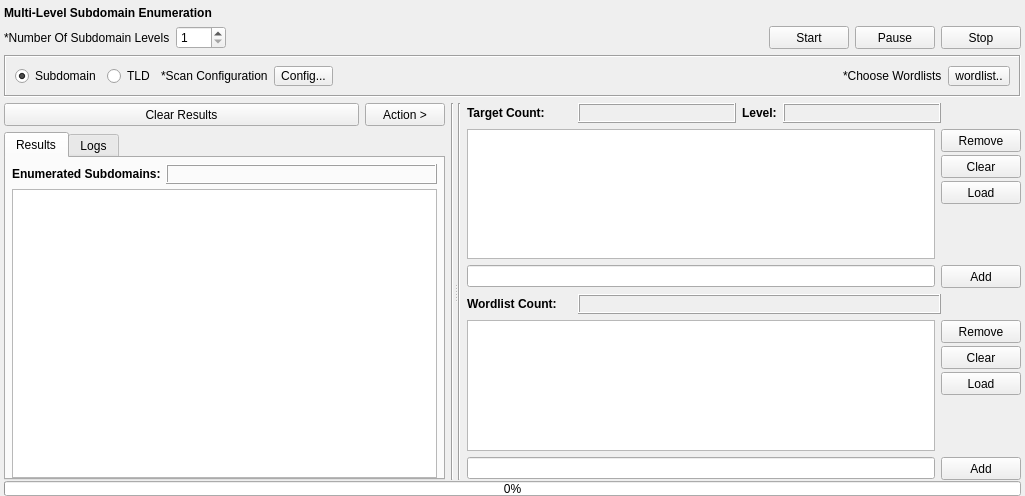
<?xml version="1.0" encoding="UTF-8"?>
<ui version="4.0">
 <class>Level</class>
 <widget class="QWidget" name="Level">
  <property name="geometry">
   <rect>
    <x>0</x>
    <y>0</y>
    <width>1025</width>
    <height>496</height>
   </rect>
  </property>
  <property name="windowTitle">
   <string>Form</string>
  </property>
  <property name="styleSheet">
   <string notr="true"/>
  </property>
  <layout class="QVBoxLayout" name="verticalLayout_3">
   <property name="leftMargin">
    <number>4</number>
   </property>
   <property name="topMargin">
    <number>6</number>
   </property>
   <property name="rightMargin">
    <number>4</number>
   </property>
   <property name="bottomMargin">
    <number>0</number>
   </property>
   <item>
    <widget class="QLabel" name="label_2">
     <property name="sizePolicy">
      <sizepolicy hsizetype="Preferred" vsizetype="Maximum">
       <horstretch>0</horstretch>
       <verstretch>0</verstretch>
      </sizepolicy>
     </property>
     <property name="font">
      <font>
       <weight>75</weight>
       <bold>true</bold>
      </font>
     </property>
     <property name="text">
      <string>Multi-Level Subdomain Enumeration</string>
     </property>
    </widget>
   </item>
   <item>
    <layout class="QHBoxLayout" name="horizontalLayout_4">
     <item>
      <widget class="QLabel" name="label_6">
       <property name="text">
        <string>*Number Of Subdomain Levels</string>
       </property>
      </widget>
     </item>
     <item>
      <widget class="QSpinBox" name="spinBox_levels">
       <property name="sizePolicy">
        <sizepolicy hsizetype="Fixed" vsizetype="Fixed">
         <horstretch>0</horstretch>
         <verstretch>0</verstretch>
        </sizepolicy>
       </property>
       <property name="minimumSize">
        <size>
         <width>50</width>
         <height>21</height>
        </size>
       </property>
       <property name="minimum">
        <number>1</number>
       </property>
       <property name="maximum">
        <number>10</number>
       </property>
      </widget>
     </item>
     <item>
      <spacer name="horizontalSpacer_3">
       <property name="orientation">
        <enum>Qt::Horizontal</enum>
       </property>
       <property name="sizeHint" stdset="0">
        <size>
         <width>40</width>
         <height>20</height>
        </size>
       </property>
      </spacer>
     </item>
     <item>
      <widget class="QPushButton" name="pushButton_start">
       <property name="sizePolicy">
        <sizepolicy hsizetype="Fixed" vsizetype="Fixed">
         <horstretch>0</horstretch>
         <verstretch>0</verstretch>
        </sizepolicy>
       </property>
       <property name="minimumSize">
        <size>
         <width>75</width>
         <height>23</height>
        </size>
       </property>
       <property name="styleSheet">
        <string notr="true"/>
       </property>
       <property name="text">
        <string>Start</string>
       </property>
      </widget>
     </item>
     <item>
      <widget class="QPushButton" name="pushButton_pause">
       <property name="sizePolicy">
        <sizepolicy hsizetype="Fixed" vsizetype="Fixed">
         <horstretch>0</horstretch>
         <verstretch>0</verstretch>
        </sizepolicy>
       </property>
       <property name="minimumSize">
        <size>
         <width>75</width>
         <height>23</height>
        </size>
       </property>
       <property name="styleSheet">
        <string notr="true"/>
       </property>
       <property name="text">
        <string>Pause</string>
       </property>
      </widget>
     </item>
     <item>
      <widget class="QPushButton" name="pushButton_stop">
       <property name="sizePolicy">
        <sizepolicy hsizetype="Fixed" vsizetype="Fixed">
         <horstretch>0</horstretch>
         <verstretch>0</verstretch>
        </sizepolicy>
       </property>
       <property name="minimumSize">
        <size>
         <width>75</width>
         <height>23</height>
        </size>
       </property>
       <property name="styleSheet">
        <string notr="true"/>
       </property>
       <property name="text">
        <string>Stop</string>
       </property>
      </widget>
     </item>
    </layout>
   </item>
   <item>
    <widget class="QFrame" name="frame">
     <property name="minimumSize">
      <size>
       <width>0</width>
       <height>42</height>
      </size>
     </property>
     <property name="maximumSize">
      <size>
       <width>16777215</width>
       <height>42</height>
      </size>
     </property>
     <property name="styleSheet">
      <string notr="true"/>
     </property>
     <property name="frameShape">
      <enum>QFrame::Box</enum>
     </property>
     <property name="frameShadow">
      <enum>QFrame::Sunken</enum>
     </property>
     <layout class="QHBoxLayout" name="horizontalLayout_3">
      <item>
       <widget class="QRadioButton" name="radioButton">
        <property name="text">
         <string>Subdomain</string>
        </property>
        <property name="checked">
         <bool>true</bool>
        </property>
       </widget>
      </item>
      <item>
       <widget class="QRadioButton" name="radioButton_2">
        <property name="text">
         <string>TLD</string>
        </property>
       </widget>
      </item>
      <item>
       <widget class="QLabel" name="label_4">
        <property name="sizePolicy">
         <sizepolicy hsizetype="Maximum" vsizetype="Maximum">
          <horstretch>0</horstretch>
          <verstretch>0</verstretch>
         </sizepolicy>
        </property>
        <property name="text">
         <string>*Scan Configuration</string>
        </property>
       </widget>
      </item>
      <item>
       <widget class="QToolButton" name="toolButton_config">
        <property name="styleSheet">
         <string notr="true"/>
        </property>
        <property name="text">
         <string>Config...</string>
        </property>
       </widget>
      </item>
      <item>
       <spacer name="horizontalSpacer_2">
        <property name="orientation">
         <enum>Qt::Horizontal</enum>
        </property>
        <property name="sizeHint" stdset="0">
         <size>
          <width>40</width>
          <height>13</height>
         </size>
        </property>
       </spacer>
      </item>
      <item>
       <widget class="QLabel" name="label">
        <property name="sizePolicy">
         <sizepolicy hsizetype="Maximum" vsizetype="Maximum">
          <horstretch>0</horstretch>
          <verstretch>0</verstretch>
         </sizepolicy>
        </property>
        <property name="text">
         <string>*Choose Wordlists</string>
        </property>
       </widget>
      </item>
      <item>
       <widget class="QToolButton" name="toolButton_wordlist">
        <property name="styleSheet">
         <string notr="true"/>
        </property>
        <property name="text">
         <string>wordlist..</string>
        </property>
       </widget>
      </item>
     </layout>
    </widget>
   </item>
   <item>
    <layout class="QVBoxLayout" name="verticalLayout_2">
     <property name="spacing">
      <number>1</number>
     </property>
     <item>
      <widget class="QSplitter" name="splitter">
       <property name="orientation">
        <enum>Qt::Horizontal</enum>
       </property>
       <widget class="QWidget" name="layoutWidget_9">
        <layout class="QHBoxLayout" name="horizontalLayout_17">
         <item>
          <layout class="QVBoxLayout" name="verticalLayout_12">
           <property name="spacing">
            <number>6</number>
           </property>
           <item>
            <layout class="QHBoxLayout" name="horizontalLayout_18">
             <item>
              <widget class="QPushButton" name="pushButton_clearResults">
               <property name="sizePolicy">
                <sizepolicy hsizetype="Preferred" vsizetype="Fixed">
                 <horstretch>0</horstretch>
                 <verstretch>0</verstretch>
                </sizepolicy>
               </property>
               <property name="minimumSize">
                <size>
                 <width>0</width>
                 <height>23</height>
                </size>
               </property>
               <property name="mouseTracking">
                <bool>false</bool>
               </property>
               <property name="focusPolicy">
                <enum>Qt::StrongFocus</enum>
               </property>
               <property name="styleSheet">
                <string notr="true"/>
               </property>
               <property name="text">
                <string>Clear Results</string>
               </property>
              </widget>
             </item>
             <item>
              <widget class="QPushButton" name="pushButton_action">
               <property name="sizePolicy">
                <sizepolicy hsizetype="Fixed" vsizetype="Fixed">
                 <horstretch>0</horstretch>
                 <verstretch>0</verstretch>
                </sizepolicy>
               </property>
               <property name="minimumSize">
                <size>
                 <width>75</width>
                 <height>23</height>
                </size>
               </property>
               <property name="font">
                <font>
                 <weight>50</weight>
                 <bold>false</bold>
                </font>
               </property>
               <property name="styleSheet">
                <string notr="true"/>
               </property>
               <property name="text">
                <string>Action &gt;</string>
               </property>
              </widget>
             </item>
            </layout>
           </item>
           <item>
            <widget class="QTabWidget" name="tabWidget_results">
             <property name="styleSheet">
              <string notr="true"/>
             </property>
             <property name="currentIndex">
              <number>0</number>
             </property>
             <widget class="QWidget" name="tab_results">
              <attribute name="title">
               <string>Results</string>
              </attribute>
              <layout class="QVBoxLayout" name="verticalLayout_21">
               <property name="spacing">
                <number>5</number>
               </property>
               <property name="leftMargin">
                <number>6</number>
               </property>
               <property name="topMargin">
                <number>6</number>
               </property>
               <property name="rightMargin">
                <number>6</number>
               </property>
               <property name="bottomMargin">
                <number>0</number>
               </property>
               <item>
                <layout class="QHBoxLayout" name="horizontalLayout_19">
                 <item>
                  <widget class="QLabel" name="label_8">
                   <property name="sizePolicy">
                    <sizepolicy hsizetype="Maximum" vsizetype="Maximum">
                     <horstretch>0</horstretch>
                     <verstretch>0</verstretch>
                    </sizepolicy>
                   </property>
                   <property name="font">
                    <font>
                     <weight>75</weight>
                     <bold>true</bold>
                    </font>
                   </property>
                   <property name="text">
                    <string>Enumerated Subdomains:</string>
                   </property>
                  </widget>
                 </item>
                 <item>
                  <widget class="QLabel" name="label_resultsCount">
                   <property name="sizePolicy">
                    <sizepolicy hsizetype="Preferred" vsizetype="Fixed">
                     <horstretch>0</horstretch>
                     <verstretch>0</verstretch>
                    </sizepolicy>
                   </property>
                   <property name="minimumSize">
                    <size>
                     <width>0</width>
                     <height>20</height>
                    </size>
                   </property>
                   <property name="maximumSize">
                    <size>
                     <width>16777215</width>
                     <height>20</height>
                    </size>
                   </property>
                   <property name="styleSheet">
                    <string notr="true"/>
                   </property>
                   <property name="frameShape">
                    <enum>QFrame::Box</enum>
                   </property>
                   <property name="frameShadow">
                    <enum>QFrame::Raised</enum>
                   </property>
                   <property name="text">
                    <string/>
                   </property>
                  </widget>
                 </item>
                </layout>
               </item>
               <item>
                <widget class="QTableView" name="tableView_results">
                 <property name="contextMenuPolicy">
                  <enum>Qt::CustomContextMenu</enum>
                 </property>
                 <property name="styleSheet">
                  <string notr="true"/>
                 </property>
                 <property name="editTriggers">
                  <set>QAbstractItemView::NoEditTriggers</set>
                 </property>
                 <property name="showDropIndicator" stdset="0">
                  <bool>false</bool>
                 </property>
                 <property name="dragDropOverwriteMode">
                  <bool>false</bool>
                 </property>
                 <property name="selectionMode">
                  <enum>QAbstractItemView::ExtendedSelection</enum>
                 </property>
                 <property name="selectionBehavior">
                  <enum>QAbstractItemView::SelectItems</enum>
                 </property>
                 <property name="verticalScrollMode">
                  <enum>QAbstractItemView::ScrollPerPixel</enum>
                 </property>
                 <property name="horizontalScrollMode">
                  <enum>QAbstractItemView::ScrollPerPixel</enum>
                 </property>
                 <property name="showGrid">
                  <bool>false</bool>
                 </property>
                 <property name="sortingEnabled">
                  <bool>true</bool>
                 </property>
                 <property name="cornerButtonEnabled">
                  <bool>false</bool>
                 </property>
                 <attribute name="horizontalHeaderCascadingSectionResizes">
                  <bool>true</bool>
                 </attribute>
                 <attribute name="horizontalHeaderMinimumSectionSize">
                  <number>200</number>
                 </attribute>
                 <attribute name="horizontalHeaderDefaultSectionSize">
                  <number>220</number>
                 </attribute>
                 <attribute name="horizontalHeaderStretchLastSection">
                  <bool>true</bool>
                 </attribute>
                 <attribute name="verticalHeaderVisible">
                  <bool>false</bool>
                 </attribute>
                 <attribute name="verticalHeaderMinimumSectionSize">
                  <number>15</number>
                 </attribute>
                 <attribute name="verticalHeaderDefaultSectionSize">
                  <number>15</number>
                 </attribute>
                 <attribute name="verticalHeaderHighlightSections">
                  <bool>false</bool>
                 </attribute>
                </widget>
               </item>
              </layout>
             </widget>
             <widget class="QWidget" name="tab_logs">
              <attribute name="title">
               <string>Logs</string>
              </attribute>
              <layout class="QVBoxLayout" name="verticalLayout_22">
               <property name="leftMargin">
                <number>0</number>
               </property>
               <property name="topMargin">
                <number>0</number>
               </property>
               <property name="rightMargin">
                <number>0</number>
               </property>
               <property name="bottomMargin">
                <number>0</number>
               </property>
               <item>
                <widget class="QListWidget" name="listWidget_logs">
                 <property name="font">
                  <font>
                   <family>MS Shell Dlg 2</family>
                   <pointsize>8</pointsize>
                  </font>
                 </property>
                 <property name="styleSheet">
                  <string notr="true"/>
                 </property>
                </widget>
               </item>
              </layout>
             </widget>
            </widget>
           </item>
          </layout>
         </item>
         <item>
          <widget class="Line" name="line_14">
           <property name="styleSheet">
            <string notr="true"/>
           </property>
           <property name="orientation">
            <enum>Qt::Vertical</enum>
           </property>
          </widget>
         </item>
        </layout>
       </widget>
       <widget class="QWidget" name="layoutWidget">
        <layout class="QHBoxLayout" name="horizontalLayout_2">
         <item>
          <widget class="Line" name="line_15">
           <property name="styleSheet">
            <string notr="true"/>
           </property>
           <property name="orientation">
            <enum>Qt::Vertical</enum>
           </property>
          </widget>
         </item>
         <item>
          <layout class="QVBoxLayout" name="verticalLayout">
           <item>
            <layout class="QHBoxLayout" name="horizontalLayout_20">
             <item>
              <widget class="QLabel" name="label_3">
               <property name="sizePolicy">
                <sizepolicy hsizetype="Fixed" vsizetype="Maximum">
                 <horstretch>0</horstretch>
                 <verstretch>0</verstretch>
                </sizepolicy>
               </property>
               <property name="minimumSize">
                <size>
                 <width>105</width>
                 <height>0</height>
                </size>
               </property>
               <property name="maximumSize">
                <size>
                 <width>80</width>
                 <height>16777215</height>
                </size>
               </property>
               <property name="font">
                <font>
                 <weight>75</weight>
                 <bold>true</bold>
                </font>
               </property>
               <property name="text">
                <string>Target Count:</string>
               </property>
              </widget>
             </item>
             <item>
              <widget class="QLabel" name="label_targetsCount">
               <property name="sizePolicy">
                <sizepolicy hsizetype="Preferred" vsizetype="Preferred">
                 <horstretch>0</horstretch>
                 <verstretch>0</verstretch>
                </sizepolicy>
               </property>
               <property name="minimumSize">
                <size>
                 <width>20</width>
                 <height>20</height>
                </size>
               </property>
               <property name="styleSheet">
                <string notr="true"/>
               </property>
               <property name="frameShape">
                <enum>QFrame::Box</enum>
               </property>
               <property name="frameShadow">
                <enum>QFrame::Raised</enum>
               </property>
               <property name="text">
                <string/>
               </property>
              </widget>
             </item>
             <item>
              <widget class="QLabel" name="label_5">
               <property name="sizePolicy">
                <sizepolicy hsizetype="Maximum" vsizetype="Maximum">
                 <horstretch>0</horstretch>
                 <verstretch>0</verstretch>
                </sizepolicy>
               </property>
               <property name="font">
                <font>
                 <weight>75</weight>
                 <bold>true</bold>
                </font>
               </property>
               <property name="text">
                <string>Level:</string>
               </property>
              </widget>
             </item>
             <item>
              <widget class="QLabel" name="label_level">
               <property name="styleSheet">
                <string notr="true"/>
               </property>
               <property name="frameShape">
                <enum>QFrame::Box</enum>
               </property>
               <property name="frameShadow">
                <enum>QFrame::Raised</enum>
               </property>
               <property name="text">
                <string/>
               </property>
              </widget>
             </item>
             <item>
              <spacer name="horizontalSpacer_7">
               <property name="orientation">
                <enum>Qt::Horizontal</enum>
               </property>
               <property name="sizeType">
                <enum>QSizePolicy::Fixed</enum>
               </property>
               <property name="sizeHint" stdset="0">
                <size>
                 <width>80</width>
                 <height>20</height>
                </size>
               </property>
              </spacer>
             </item>
            </layout>
           </item>
           <item>
            <layout class="QHBoxLayout" name="horizontalLayout_24">
             <item>
              <widget class="QListWidget" name="listWidget_targets">
               <property name="styleSheet">
                <string notr="true"/>
               </property>
               <property name="editTriggers">
                <set>QAbstractItemView::DoubleClicked</set>
               </property>
               <property name="showDropIndicator" stdset="0">
                <bool>false</bool>
               </property>
               <property name="dragDropOverwriteMode">
                <bool>false</bool>
               </property>
               <property name="selectionMode">
                <enum>QAbstractItemView::ExtendedSelection</enum>
               </property>
               <property name="verticalScrollMode">
                <enum>QAbstractItemView::ScrollPerPixel</enum>
               </property>
               <property name="horizontalScrollMode">
                <enum>QAbstractItemView::ScrollPerPixel</enum>
               </property>
               <property name="selectionRectVisible">
                <bool>true</bool>
               </property>
              </widget>
             </item>
             <item>
              <layout class="QVBoxLayout" name="verticalLayout_5">
               <property name="spacing">
                <number>3</number>
               </property>
               <item>
                <widget class="QPushButton" name="pushButton_removeTargets">
                 <property name="sizePolicy">
                  <sizepolicy hsizetype="Fixed" vsizetype="Fixed">
                   <horstretch>0</horstretch>
                   <verstretch>0</verstretch>
                  </sizepolicy>
                 </property>
                 <property name="minimumSize">
                  <size>
                   <width>75</width>
                   <height>23</height>
                  </size>
                 </property>
                 <property name="styleSheet">
                  <string notr="true"/>
                 </property>
                 <property name="text">
                  <string>Remove</string>
                 </property>
                </widget>
               </item>
               <item>
                <widget class="QPushButton" name="pushButton_clearTargets">
                 <property name="sizePolicy">
                  <sizepolicy hsizetype="Fixed" vsizetype="Fixed">
                   <horstretch>0</horstretch>
                   <verstretch>0</verstretch>
                  </sizepolicy>
                 </property>
                 <property name="minimumSize">
                  <size>
                   <width>75</width>
                   <height>23</height>
                  </size>
                 </property>
                 <property name="styleSheet">
                  <string notr="true"/>
                 </property>
                 <property name="text">
                  <string>Clear</string>
                 </property>
                </widget>
               </item>
               <item>
                <widget class="QPushButton" name="pushButton_loadTargets">
                 <property name="sizePolicy">
                  <sizepolicy hsizetype="Fixed" vsizetype="Fixed">
                   <horstretch>0</horstretch>
                   <verstretch>0</verstretch>
                  </sizepolicy>
                 </property>
                 <property name="minimumSize">
                  <size>
                   <width>75</width>
                   <height>23</height>
                  </size>
                 </property>
                 <property name="styleSheet">
                  <string notr="true"/>
                 </property>
                 <property name="text">
                  <string>Load</string>
                 </property>
                </widget>
               </item>
               <item>
                <spacer name="verticalSpacer_2">
                 <property name="orientation">
                  <enum>Qt::Vertical</enum>
                 </property>
                 <property name="sizeHint" stdset="0">
                  <size>
                   <width>20</width>
                   <height>40</height>
                  </size>
                 </property>
                </spacer>
               </item>
              </layout>
             </item>
            </layout>
           </item>
           <item>
            <layout class="QHBoxLayout" name="horizontalLayout">
             <item>
              <widget class="QLineEdit" name="lineEdit_targets">
               <property name="styleSheet">
                <string notr="true"/>
               </property>
              </widget>
             </item>
             <item>
              <widget class="QPushButton" name="pushButton_addTargets">
               <property name="sizePolicy">
                <sizepolicy hsizetype="Fixed" vsizetype="Fixed">
                 <horstretch>0</horstretch>
                 <verstretch>0</verstretch>
                </sizepolicy>
               </property>
               <property name="minimumSize">
                <size>
                 <width>75</width>
                 <height>23</height>
                </size>
               </property>
               <property name="styleSheet">
                <string notr="true"/>
               </property>
               <property name="text">
                <string>Add</string>
               </property>
              </widget>
             </item>
            </layout>
           </item>
           <item>
            <layout class="QHBoxLayout" name="theLayout_2">
             <item>
              <widget class="QLabel" name="label_10">
               <property name="sizePolicy">
                <sizepolicy hsizetype="Fixed" vsizetype="Preferred">
                 <horstretch>0</horstretch>
                 <verstretch>0</verstretch>
                </sizepolicy>
               </property>
               <property name="minimumSize">
                <size>
                 <width>105</width>
                 <height>0</height>
                </size>
               </property>
               <property name="maximumSize">
                <size>
                 <width>80</width>
                 <height>16777215</height>
                </size>
               </property>
               <property name="font">
                <font>
                 <weight>75</weight>
                 <bold>true</bold>
                </font>
               </property>
               <property name="text">
                <string>Wordlist Count:</string>
               </property>
              </widget>
             </item>
             <item>
              <widget class="QLabel" name="label_wordlistCount">
               <property name="sizePolicy">
                <sizepolicy hsizetype="Preferred" vsizetype="Maximum">
                 <horstretch>0</horstretch>
                 <verstretch>0</verstretch>
                </sizepolicy>
               </property>
               <property name="minimumSize">
                <size>
                 <width>0</width>
                 <height>20</height>
                </size>
               </property>
               <property name="maximumSize">
                <size>
                 <width>16777215</width>
                 <height>20</height>
                </size>
               </property>
               <property name="font">
                <font>
                 <weight>75</weight>
                 <bold>true</bold>
                </font>
               </property>
               <property name="styleSheet">
                <string notr="true"/>
               </property>
               <property name="frameShape">
                <enum>QFrame::Box</enum>
               </property>
               <property name="frameShadow">
                <enum>QFrame::Raised</enum>
               </property>
               <property name="text">
                <string/>
               </property>
              </widget>
             </item>
             <item>
              <spacer name="horizontalSpacer">
               <property name="orientation">
                <enum>Qt::Horizontal</enum>
               </property>
               <property name="sizeType">
                <enum>QSizePolicy::Fixed</enum>
               </property>
               <property name="sizeHint" stdset="0">
                <size>
                 <width>80</width>
                 <height>20</height>
                </size>
               </property>
              </spacer>
             </item>
            </layout>
           </item>
           <item>
            <layout class="QHBoxLayout" name="horizontalLayout_21">
             <item>
              <widget class="QListWidget" name="listWidget_wordlist">
               <property name="font">
                <font>
                 <family>MS Shell Dlg 2</family>
                 <pointsize>8</pointsize>
                </font>
               </property>
               <property name="styleSheet">
                <string notr="true"/>
               </property>
               <property name="editTriggers">
                <set>QAbstractItemView::DoubleClicked</set>
               </property>
               <property name="showDropIndicator" stdset="0">
                <bool>false</bool>
               </property>
               <property name="selectionMode">
                <enum>QAbstractItemView::ExtendedSelection</enum>
               </property>
               <property name="verticalScrollMode">
                <enum>QAbstractItemView::ScrollPerPixel</enum>
               </property>
               <property name="horizontalScrollMode">
                <enum>QAbstractItemView::ScrollPerPixel</enum>
               </property>
               <property name="selectionRectVisible">
                <bool>true</bool>
               </property>
               <property name="sortingEnabled">
                <bool>false</bool>
               </property>
              </widget>
             </item>
             <item>
              <layout class="QVBoxLayout" name="verticalLayout_23">
               <property name="spacing">
                <number>3</number>
               </property>
               <item>
                <widget class="QPushButton" name="pushButton_removeWordlist">
                 <property name="sizePolicy">
                  <sizepolicy hsizetype="Fixed" vsizetype="Fixed">
                   <horstretch>0</horstretch>
                   <verstretch>0</verstretch>
                  </sizepolicy>
                 </property>
                 <property name="minimumSize">
                  <size>
                   <width>75</width>
                   <height>23</height>
                  </size>
                 </property>
                 <property name="styleSheet">
                  <string notr="true"/>
                 </property>
                 <property name="text">
                  <string>Remove</string>
                 </property>
                </widget>
               </item>
               <item>
                <widget class="QPushButton" name="pushButton_clearWordlist">
                 <property name="sizePolicy">
                  <sizepolicy hsizetype="Fixed" vsizetype="Fixed">
                   <horstretch>0</horstretch>
                   <verstretch>0</verstretch>
                  </sizepolicy>
                 </property>
                 <property name="minimumSize">
                  <size>
                   <width>75</width>
                   <height>23</height>
                  </size>
                 </property>
                 <property name="styleSheet">
                  <string notr="true"/>
                 </property>
                 <property name="text">
                  <string>Clear</string>
                 </property>
                </widget>
               </item>
               <item>
                <widget class="QPushButton" name="pushButton_loadWordlist">
                 <property name="sizePolicy">
                  <sizepolicy hsizetype="Fixed" vsizetype="Fixed">
                   <horstretch>0</horstretch>
                   <verstretch>0</verstretch>
                  </sizepolicy>
                 </property>
                 <property name="minimumSize">
                  <size>
                   <width>75</width>
                   <height>23</height>
                  </size>
                 </property>
                 <property name="styleSheet">
                  <string notr="true"/>
                 </property>
                 <property name="text">
                  <string>Load</string>
                 </property>
                </widget>
               </item>
               <item>
                <spacer name="verticalSpacer_4">
                 <property name="orientation">
                  <enum>Qt::Vertical</enum>
                 </property>
                 <property name="sizeHint" stdset="0">
                  <size>
                   <width>20</width>
                   <height>40</height>
                  </size>
                 </property>
                </spacer>
               </item>
              </layout>
             </item>
            </layout>
           </item>
           <item>
            <layout class="QHBoxLayout" name="horizontalLayout_22">
             <item>
              <widget class="QLineEdit" name="lineEdit_wordlist">
               <property name="styleSheet">
                <string notr="true"/>
               </property>
              </widget>
             </item>
             <item>
              <widget class="QPushButton" name="pushButton_addWordlist">
               <property name="sizePolicy">
                <sizepolicy hsizetype="Fixed" vsizetype="Fixed">
                 <horstretch>0</horstretch>
                 <verstretch>0</verstretch>
                </sizepolicy>
               </property>
               <property name="minimumSize">
                <size>
                 <width>75</width>
                 <height>23</height>
                </size>
               </property>
               <property name="styleSheet">
                <string notr="true"/>
               </property>
               <property name="text">
                <string>Add</string>
               </property>
              </widget>
             </item>
            </layout>
           </item>
          </layout>
         </item>
        </layout>
       </widget>
      </widget>
     </item>
     <item>
      <widget class="QProgressBar" name="progressBar">
       <property name="minimumSize">
        <size>
         <width>0</width>
         <height>15</height>
        </size>
       </property>
       <property name="maximumSize">
        <size>
         <width>16777215</width>
         <height>15</height>
        </size>
       </property>
       <property name="styleSheet">
        <string notr="true"/>
       </property>
       <property name="value">
        <number>0</number>
       </property>
      </widget>
     </item>
    </layout>
   </item>
  </layout>
 </widget>
 <resources/>
 <connections/>
</ui>
